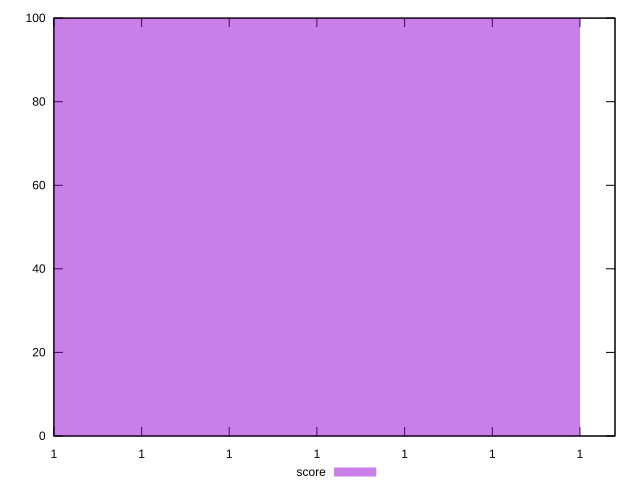

The script that saved this image:
reset
set terminal svg size 640, 490 enhanced background rgb 'white'
set output "report_00007_2020-12-11T15:55:29.892Z/dom-size/samples/pages+cached+noexternal/score/histogram.svg"

$score <<EOF
0.999999713574617 100
EOF

set key outside below
set boxwidth 3.560274775805674e-15
set yrange [0:100]
set style fill transparent solid 0.5 noborder

plot \
  $score title "score" with boxes, \


reset
